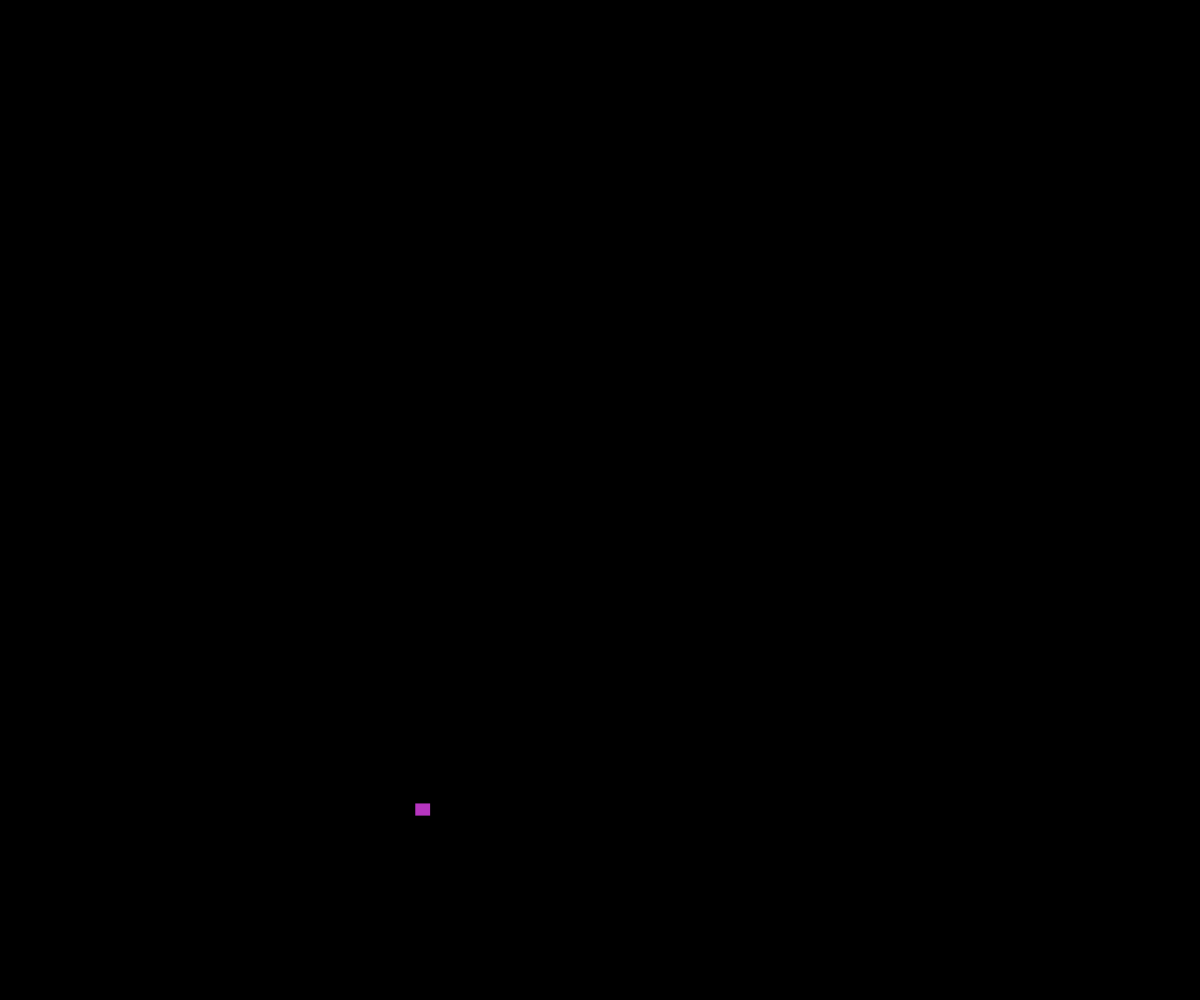
Frame 1 (no input)
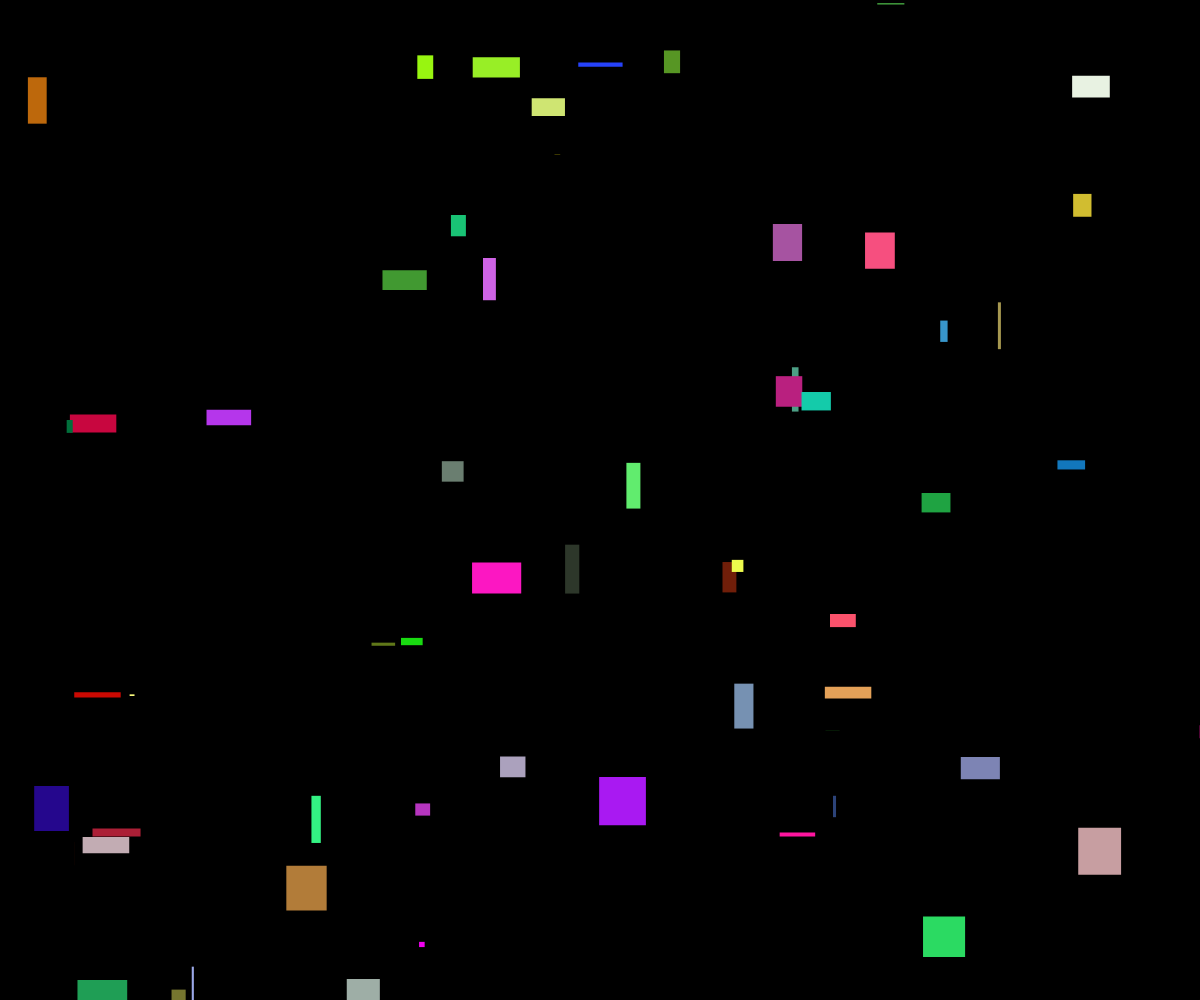
Frame 60 (no input)
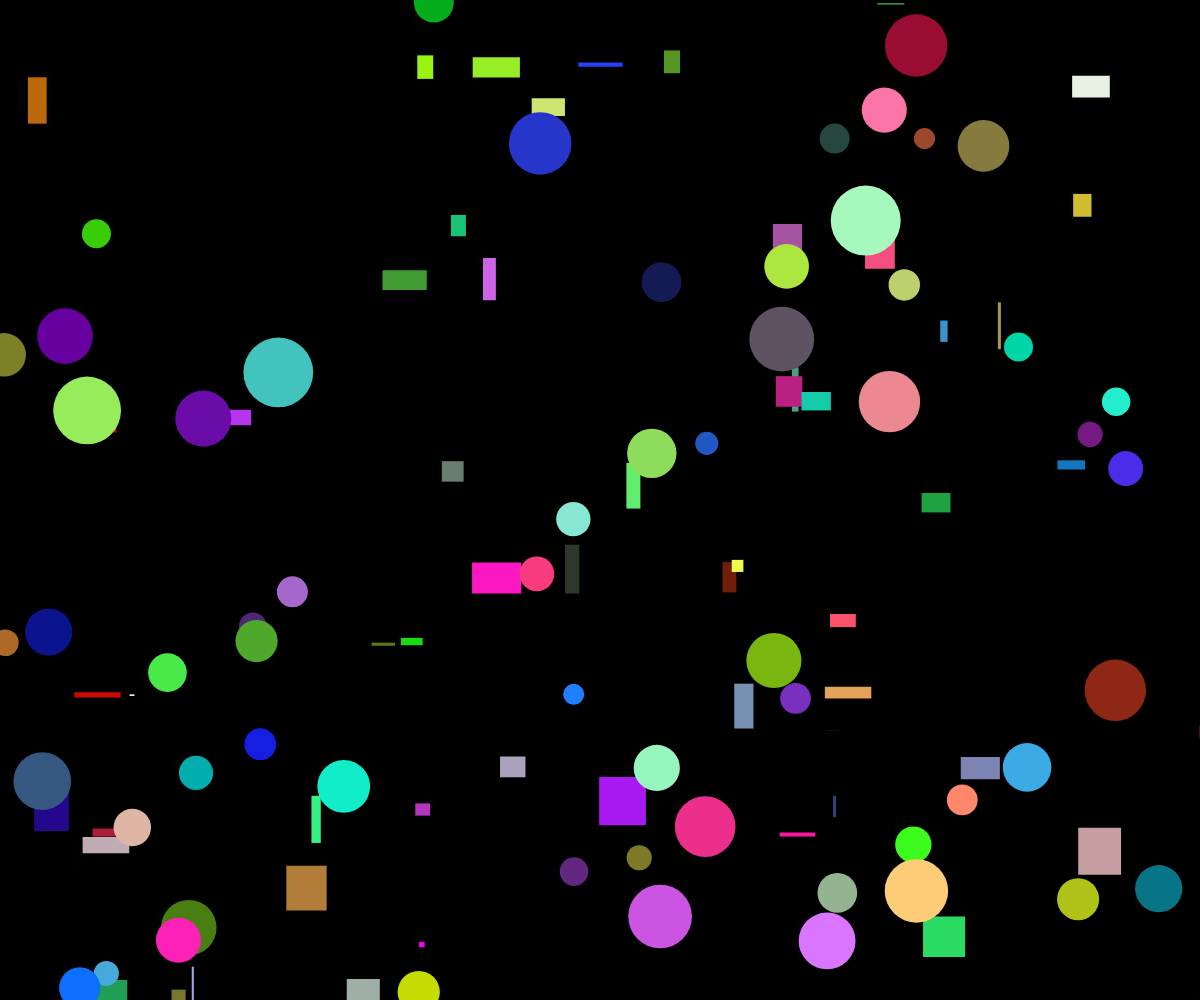
Frame 120 (the mouse pressed at the canvas centre since frame 60)

The p5.js sketch that drew these frames (run headless with seeded random() and noise() and a simulated clock; from frame 60 on, the mouse is pressed at the canvas centre):

// p5.js sketch
// ── sketch.js
// Project Title
// Your Name
// Date
//
// Extra for Experts:
// - describe what you did to take this project "above and beyond"

function setup() {
  createCanvas(windowWidth, windowHeight);
  background(0);
  noStroke();
}

function draw() {
  if(mouseX < width/2) {
    fill(random(255), random(255), random(255));
    rect(random(width), random(height), random(50), random(50));
  }else {
    fill(random(255), random(255), random(255));
    let circleSize = random(20, 70);
    ellipse(random(width), random(height), circleSize, circleSize);
  }
}
